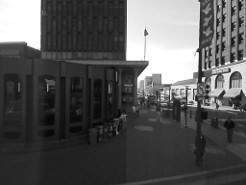
#> input picture testImage/img2.jpg, 246 x 185 px
$ python linearTransformation1.py
#> lines starting #> are read from the running program, lines starting #| are printed output that depends on the picture
import cv2 as cv
import numpy as np
import matplotlib.pyplot as plt


# 绘制直方图函数
def grayHist(img):
    h, w = img.shape[:2]
    pixelSequence = img.reshape([h * w, ])
    numberBin = 256
    histogram, bins, patch = plt.hist(pixelSequence, numberBin,
                                      facecolor='black', histtype='bar')
    plt.xlabel("gray label")
    plt.ylabel("number of pixels")
    plt.axis([0, 255, 0, np.max(histogram)])
    plt.show()
    cv.imshow("img", img)


img = cv.imread("../testImage/img2.jpg", 0)
#> img is the input picture: shape (185, 246); min 3, max 255, mean 86.5
out = 1.3 * img
out[out > 255] = 255    #进行数据截断，大于255的值截断为255
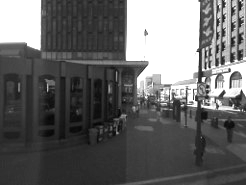
#> out: shape (185, 246) float64; min 3.9, max 255, mean 102.8
out = np.around(out)
#强制类型转换，numpy.around(arr, decimals=0, out=None)
#decimals为n对输入近似后保留小数点后n位，默认为0，若值为-n，则对小数点左边第n位近似；
out = out.astype(np.uint8) #编码格式,无符号8位int

#绘制直方图
grayHist(img)
#> in grayHist, `histogram, bins, patch = plt.hist(pixelSequence, numberBin, facecolor=..`: histogram = 256 values, max 2513 at index 255, min 0 at index 63, mean 177.8; bins = 257 values from 3 to 255; patch = 256 items
#> in grayHist, `plt.show()`:
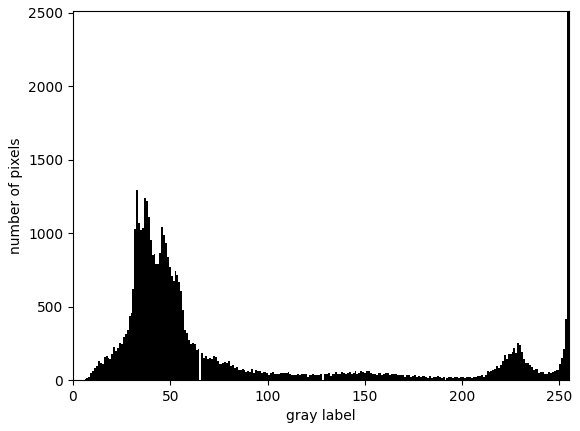
#> figure drawn by matplotlib, 1 panel; tallest bar 2513 high, from x = 254 to 255
grayHist(out)
#> in grayHist (call 2), `histogram, bins, patch = plt.hist(pixelSequence, numberBin, facecolor=..`: histogram = 256 values, max 7892 at index 255, min 0 at index 3, mean 177.8; bins = 257 values from 4 to 255
#> in grayHist (call 2), `plt.show()`:
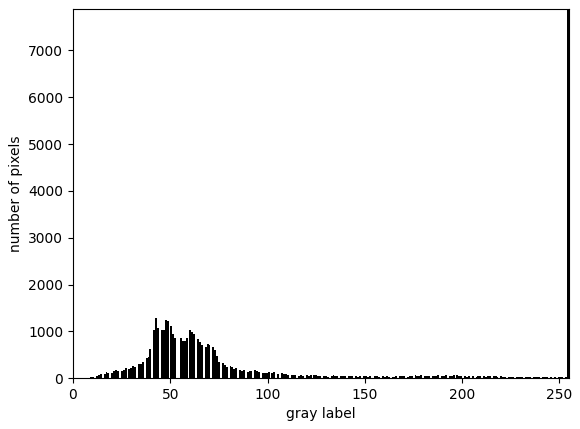
#> figure drawn by matplotlib, 1 panel; tallest bar 7892 high, from x = 254 to 255
cv.imshow("img", img)
cv.imshow("out", out)

cv.waitKey()

$ run again, with testImage/img3.jpg copied over testImage/img2.jpg
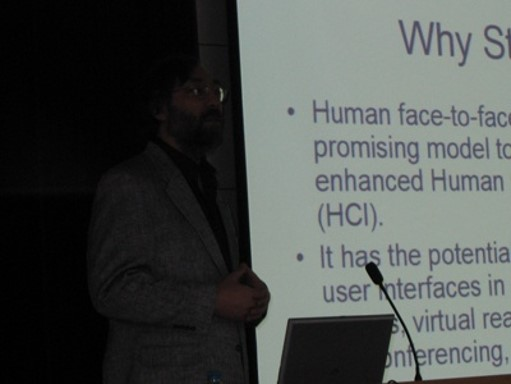
#> input picture testImage/img3.jpg, 511 x 384 px
#> `out = 1.3 * img`:
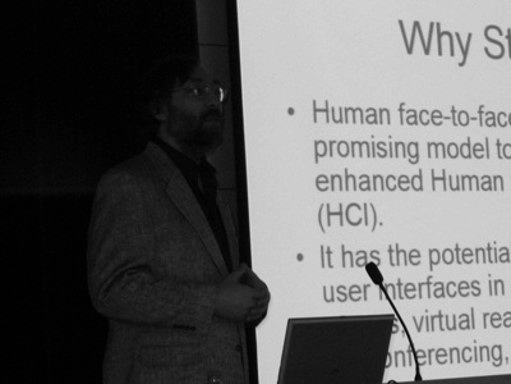
#> out: shape (384, 511) float64; min 0, max 223.6, mean 99.2
#> histogram = 256 values, max 18323 at index 2, min 0 at index 3, mean 766.5; bins = 257 values from 0 to 172; patch = 256 items
#> histogram = 256 values, max 18323 at index 3, min 0 at index 2, mean 766.5; bins = 257 values from 0 to 224
#> in grayHist (call 2), `plt.show()`:
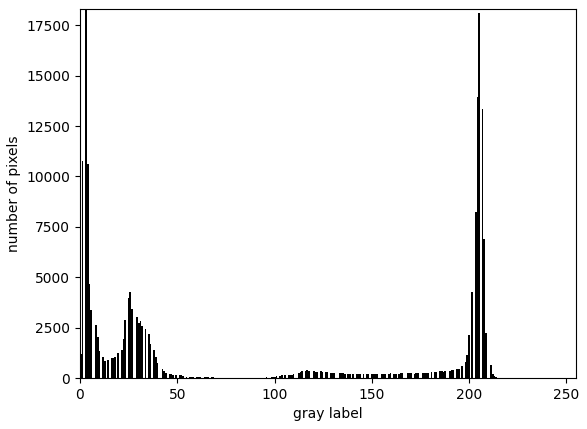
#> figure drawn by matplotlib, 1 panel; tallest bar 18323 high, from x = 2.62 to 3.5
